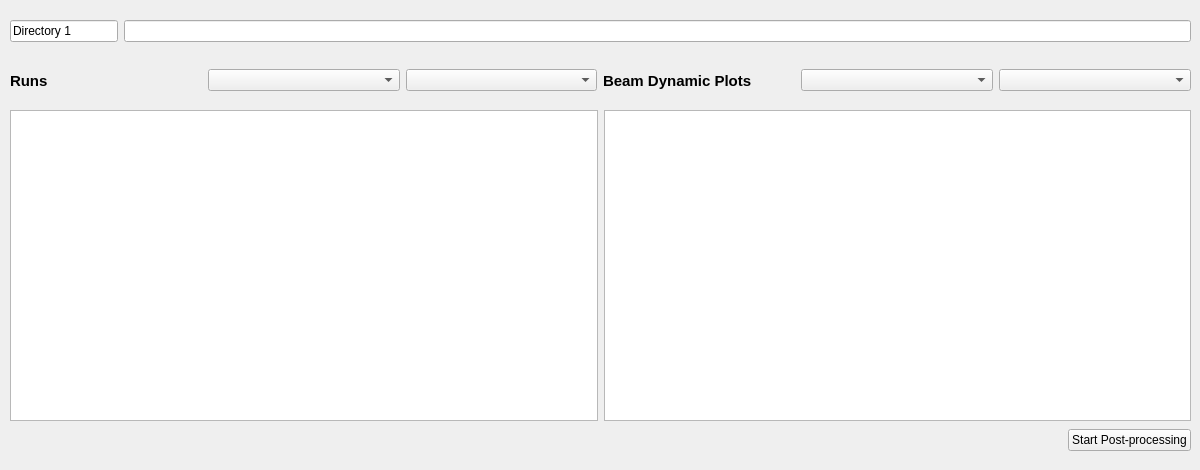
      <widget class="QWidget" name="post_tab">
       <attribute name="title">
        <string>Post-Processing</string>
       </attribute>
       <widget class="QWidget" name="formLayoutWidget_2">
        <property name="geometry">
         <rect>
          <x>10</x>
          <y>20</y>
          <width>1181</width>
          <height>41</height>
         </rect>
        </property>
        <layout class="QFormLayout" name="directory_post_layout">
         <item row="0" column="0">
          <widget class="QLineEdit" name="directory_post_label">
           <property name="text">
            <string>Directory 1</string>
           </property>
          </widget>
         </item>
         <item row="0" column="1">
          <widget class="QLineEdit" name="directory_post_line_edit"/>
         </item>
        </layout>
       </widget>
       <widget class="QWidget" name="gridLayoutWidget">
        <property name="geometry">
         <rect>
          <x>10</x>
          <y>110</y>
          <width>1181</width>
          <height>311</height>
         </rect>
        </property>
        <layout class="QGridLayout" name="graphics_post_layout">
         <item row="0" column="1">
          <widget class="QGraphicsView" name="graphics_post_graphics_view_1"/>
         </item>
         <item row="0" column="0">
          <widget class="QGraphicsView" name="graphics_post_graphics_view_2"/>
         </item>
        </layout>
       </widget>
       <widget class="QWidget" name="horizontalLayoutWidget">
        <property name="geometry">
         <rect>
          <x>10</x>
          <y>60</y>
          <width>1181</width>
          <height>41</height>
         </rect>
        </property>
        <layout class="QHBoxLayout" name="options_post_layout">
         <item>
          <widget class="QLabel" name="options_post_runs_label">
           <property name="font">
            <font>
             <pointsize>11</pointsize>
             <weight>75</weight>
             <bold>true</bold>
            </font>
           </property>
           <property name="text">
            <string>Runs</string>
           </property>
          </widget>
         </item>
         <item>
          <widget class="QComboBox" name="directory_post_combo_box"/>
         </item>
         <item>
          <widget class="QComboBox" name="directory_post_combo_box_2"/>
         </item>
         <item>
          <widget class="QLabel" name="options_post_plot_label">
           <property name="font">
            <font>
             <pointsize>11</pointsize>
             <weight>75</weight>
             <bold>true</bold>
            </font>
           </property>
           <property name="text">
            <string>Beam Dynamic Plots</string>
           </property>
          </widget>
         </item>
         <item>
          <widget class="QComboBox" name="directory_post_combo_box_4"/>
         </item>
         <item>
          <widget class="QComboBox" name="directory_post_combo_box_3"/>
         </item>
        </layout>
       </widget>
       <widget class="QWidget" name="gridLayoutWidget_6">
        <property name="geometry">
         <rect>
          <x>10</x>
          <y>420</y>
          <width>1181</width>
          <height>41</height>
         </rect>
        </property>
        <layout class="QGridLayout" name="runButton_post_layout">
         <item row="0" column="1">
          <widget class="QPushButton" name="runButton_post">
           <property name="text">
            <string>Start Post-processing</string>
           </property>
          </widget>
         </item>
         <item row="0" column="0">
          <spacer name="horizontalSpacer">
           <property name="orientation">
            <enum>Qt::Horizontal</enum>
           </property>
           <property name="sizeHint" stdset="0">
            <size>
             <width>40</width>
             <height>20</height>
            </size>
           </property>
          </spacer>
         </item>
        </layout>
       </widget>
      </widget>
